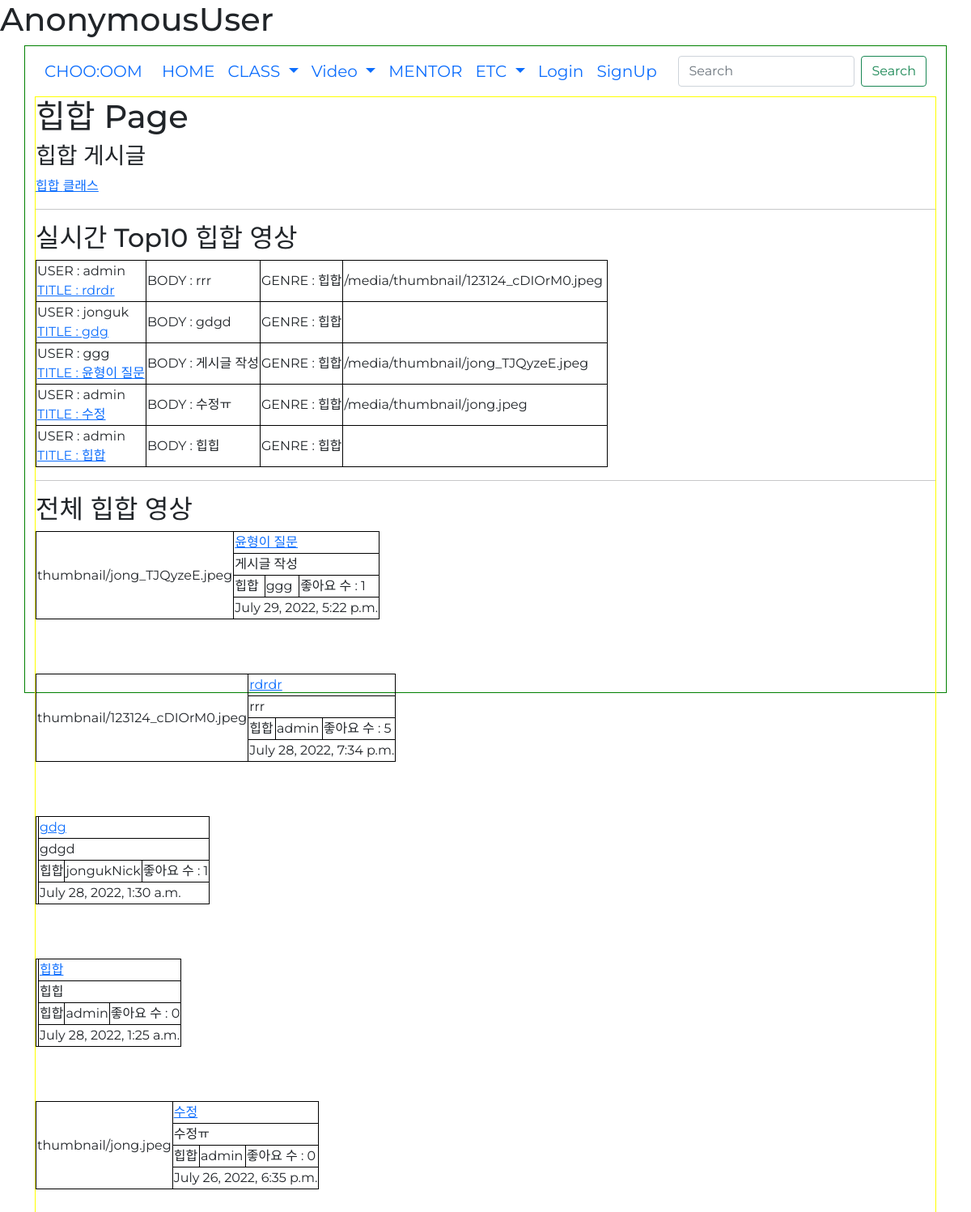
Page /genre?genre_id=1 on the earlier database version.
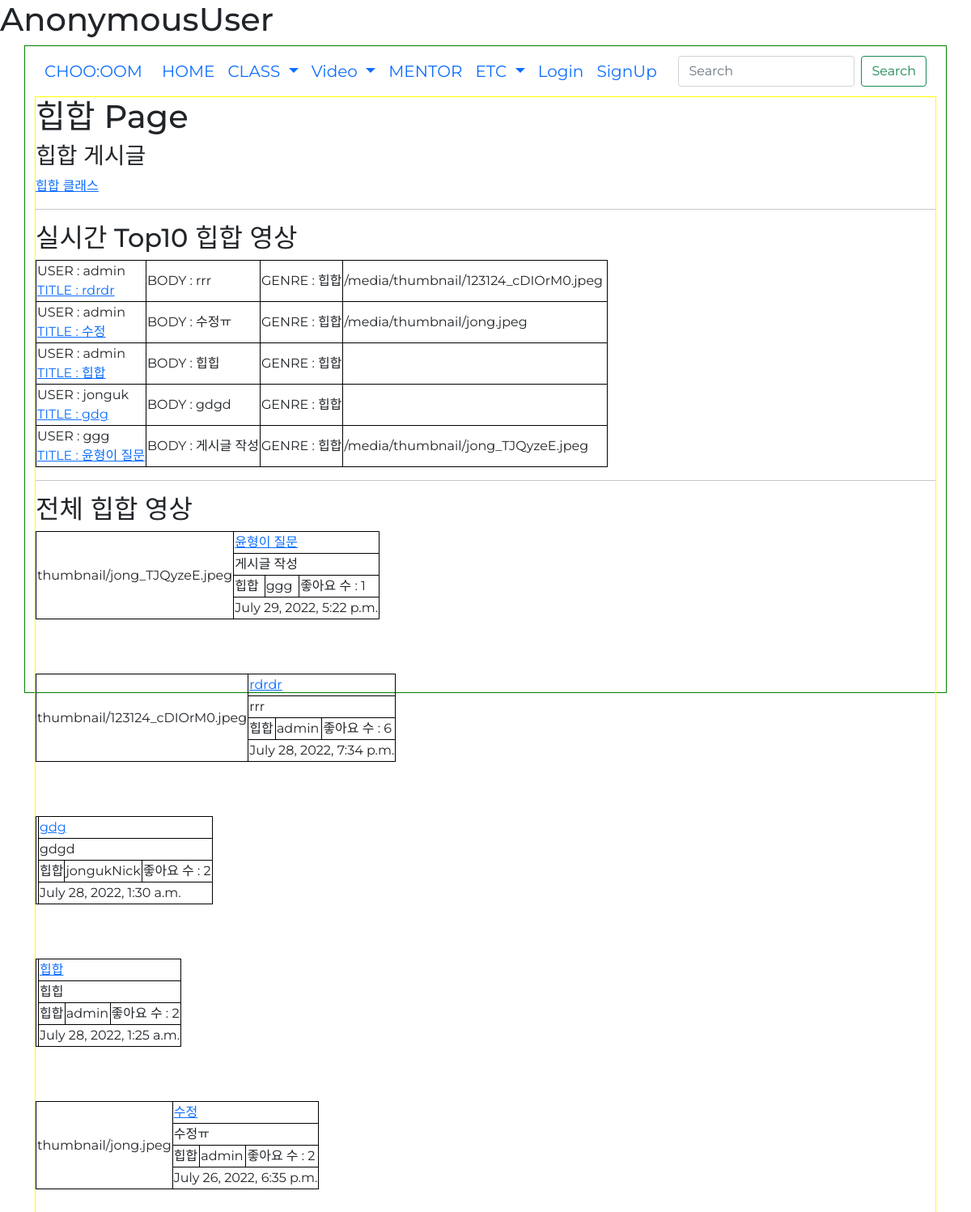
Same page on the later database version.
### danceapp/models.py (models this page shows, shortened)
class Post(models.Model):
    userId = models.ForeignKey(userProfile, on_delete=models.CASCADE) # 회원ID # User 모델의 pk를 가져옴
    title = models.CharField(max_length=200) # 제목
    body = models.TextField() # 게시물 설명
    uploadDate = models.DateTimeField(auto_now_add=True) # 처음 업로드 시간
    updateDate = models.DateTimeField(auto_now=True) # 수정 시간
    photo = models.ImageField(blank=True, null=True, upload_to='thumbnail') # 썸네일 # upload_to : static/blog_photo 로 저장해줘
    video = models.FileField(blank=True, null=True, upload_to='video') # 배포시에는 models.FilePathField()사용
    genreName = models.ForeignKey(Genre, null=True, on_delete=models.CASCADE) # 장르
    likes_user = models.ManyToManyField(userProfile, related_name='likes', blank=True) # 좋아요 누른 사람
    likes_count = models.PositiveIntegerField(default=0) # 좋아요 개수
    hits = models.PositiveIntegerField(default=0) # 조회수

class Genre(models.Model):
    id = models.AutoField(primary_key=True, null=False) # pk
    name = models.CharField(max_length=20) # 장르 이름
    def __str__(self):
        return self.name

### accounts/models.py (models this page shows)
class userProfile(AbstractUser):
    nickname = models.CharField(max_length=50, null=True, blank=True) # 실제 이름
    danceSkill = models.CharField(max_length=10 ,null=True, blank=True) # 상 중 하
    phoneNum = models.IntegerField(null=True, blank=True) # 핸드폰 번호
    gender = models.CharField(max_length=10 ,null=True, blank=True) # 성별
    createdAt = models.DateTimeField(auto_now_add=True) # 생성 일자
    birth = models.DateField(null=True, blank=True) # 생년월일
    profilephoto = models.ImageField(blank=True, null=True, upload_to='profilephoto') # 프사
    def __str__(self):
        return self.username

### danceapp/views.py (the view)
# urls.py: path('genre', views.genre_post, name='genre_post'),
def genre_post(request):
    genre_id = request.GET.get('genre_id', None)
    genre = Genre.objects.get(id=int(genre_id))
    posts = Post.objects.filter().order_by('-uploadDate')
    likes_top = Post.objects.filter(genreName=int(genre_id)).order_by('-likes_count')
    comment_form = CommentForm()
    context = {
        'genre':genre,
        'posts':posts,
        'comment_form':comment_form,
        'likes_top':likes_top,
    }
    return render(request, 'genre_post.html', context)

### danceapp/forms.py
class CommentForm(forms.ModelForm):
    class Meta:
        model = Comment
        fields = ['comment']
    def __init__(self, *args, **kwargs):
        super(CommentForm, self).__init__(*args, **kwargs)
        self.fields['comment'].widget.attrs = {
            'class': 'form-control',
            'placeholder': "댓글 입력",
            'rows':1
        }

### danceapp/templates/genre_post.html (shortened to what this page needs)
{% extends 'base.html' %}
{% block content %}
{% load static %}
<h1>{{ genre.name }} Page</h1>
<h3>{{ genre.name }} 게시글</h3>
<a href="{% url 'genre_course' %}?genre_id={{genre.id}}">{{ genre.name}} 클래스</a>
<hr>
<h2>실시간 Top10 {{ genre.name }} 영상</h2>
<table border="1">
    {% for like_top in likes_top %}
    <tr>
        <td>USER : {{ like_top.userId }}<a href="{% url 'post_detail' like_top.id %}"><br>
            TITLE : {{ like_top.title }}</a></td>
        <td>BODY : {{ like_top.body }}</td>
        <td>GENRE : {{ like_top.genreName }}</td>
        <td>
            {% if like_top.photo %}
            {{ like_top.photo.url }}
            {% endif %}
        </td>
    </tr>
    {% endfor %}
</table>
<hr>
<h2>전체 {{ genre.name }} 영상</h2>
<div class="main1">
    {% for post in posts %}
    {% if post.genreName.name == genre.name %}
    <div>
        <table>
            <tr>
                <td rowspan="4">{{ post.photo }}</td>
                <td colspan="3"><a href="{% url 'post_detail' post.id %}">{{ post.title }}</a></td>
            </tr>
            <tr>
                <td colspan="3">{{ post.body }}</td>
            </tr>
            <tr>
                <td>{{ post.genreName.name }}</td>
                <td>{{ post.userId.nickname }}</td>
                <td>
                    <form action="{% url 'likes' post.id %}" method="POST">
                        좋아요 수 : {{ post.likes_count }}
                    </form>
                </td>
            </tr>
            <tr>
                <td colspan="3">{{ post.uploadDate }}</td>
            </tr>
        </table>
    </div>
    {% endif %}
    {% endfor %}
</div>
{% endblock %}

Differences in the rows shown:
changed Post "rdrdr": likes_count "5" → "6"
changed Post "수정": likes_count "0" → "2"; moves up the list
changed Post "힙힙": likes_count "0" → "2"; moves up the list
changed Post "gdg": likes_count "1" → "2"
